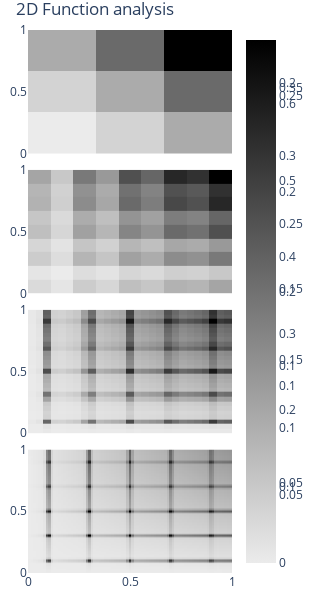

Notebook code cell kept with this figure:
### Code cell
def show_search(data_list, function, title, divisions, n_buckets = 100, type="divisions", subplot_titles=None, max_x_location = None, y_ref_value = None):
   #print("received subplot_titles", subplot_titles)
   
   #print("edited subplot_titles", subplot_titles)
   if divisions in [2,3]: colors = ["#696969","#4f4f4f","#2f2f2f"]
   if divisions==4: colors = ["#cf0000","#a2000d","#740017","#53001b"]
   n_plots = len(data_list)
   even_spaces = 1/(n_plots+1)
   row_heights = [even_spaces for _ in range(n_plots)] + [even_spaces]
   fig = make_subplots(rows=n_plots+1, cols=1,shared_xaxes=True,vertical_spacing=0.03,row_heights=row_heights
                        ,subplot_titles = subplot_titles, specs=[[{"secondary_y": True}] for _ in range(n_plots+1)])
   if function is not None:
      x = np.linspace(0.001,1,5000)
      y = [function([i]) for i in x]
      fig.add_trace(go.Scatter(x=x, y=y, showlegend=False,marker={"color":"black"}),row=n_plots+1,col=1)

   show_legend = [False] + [False for _ in range(n_plots)]
   for i,data in enumerate(data_list):
      for div in range(divisions):
         if div%divisions == 0: s1 = "{:2.0f}".format(100*(div/divisions))
         else: s1 = "{:2.1f}".format(100*(div/divisions))
         if (div+1)%divisions == 0: s2 = "{:2.0f}".format(100*((div+1)/divisions))
         else: s2 = "{:2.1f}".format(100*((div+1)/divisions))

         div_name = s1 + "% to " + s2 + "%"
         temp_data = data.loc[data["id_block"]==div]
         fig.add_trace(go.Histogram(x=temp_data.x, nbinsx=n_buckets, xbins={"start":0,"end":1,"size":1/n_buckets}
                  #, legendgroup=div, name=div_name
                  , showlegend=show_legend[i]
                  , marker={"color":colors[div]}),row=i+1,col=1)
         #fig.add_trace(go.Scatter(x=x, y=y, showlegend=False,marker={"color":"black"}),row=i+1,col=1,secondary_y=True)

   #fig.update_layout(barmode='stack')

   fig.update_layout(margin=dict(l=10, r=10, t=30, b=20),width=800,height=800,plot_bgcolor='rgba(0,0,0,0)',title={"text":title}
               ,barmode='stack'
               ,legend=dict(
                    #title = "Formula",
                    #orientation="h",
                    #yanchor="top",
                    y=-0.65,
                    xanchor="center",
                    x=0.5,  
                    font = dict(family = "Arial", size = 14, color = "black"),
                    #bordercolor="LightSteelBlue",
                    borderwidth=2,
                    itemsizing='trace',
                    itemwidth = 30
                    )  )
   #fig.update_yaxes(showgrid=True, gridwidth=1, gridcolor='black')
   fig.update_xaxes(showline=True, linewidth=2, linecolor='black', mirror=True)
   fig.update_yaxes(showline=True, linewidth=2, linecolor='black', mirror=True, showgrid=True, nticks=5, gridcolor="red", gridwidth=0.1)#, dtick=1000, showgrid=True, gridcolor="red", gridwidth=0.1)#, nticks=10, showgrid=True, griddash="dash", gridwidth=0.5, gridcolor="LightPink")
   #fig.update_layout(yaxis4=dict(dtick=500, showgrid=True, gridcolor="red", gridwidth=0.1))

   list_of_shapes = []
   if max_x_location is not None:
      for subplot_n in range(1,n_plots+2):
         yref = "y" + str(subplot_n*2)
         list_of_shapes.append({'type': 'line','y0':0,'y1': 1,'x0':max_x_location, 
                                    'x1':max_x_location,'xref':"x",'yref':yref,
                                    'line': {'color': 'red','width': 1}})
   if y_ref_value is not None:
         for subplot_n in range(1,n_plots+1):
            yref = "y" + str(subplot_n*2-1)
            list_of_shapes.append({'type': 'line','y0':y_ref_value,'y1': y_ref_value,'x0':0, 
                                       'x1':1,'xref':"x",'yref':yref,
                                       'line': {'color': 'red','width': 1, "dash":"dash"}})
   if list_of_shapes != []:
      fig['layout'].update(shapes=list_of_shapes)
      """
      
      for subplot_n in range(1, n_plots+2):
         yref = "y" + str(subplot_n)
         fig.add_shape(go.layout.Shape(type="line", yref=yref, xref="x", x0=max_x_location, x1 = max_x_location, y0=0, y1=1, line=dict(color="red", width=1),),row=subplot_n, col=1)
      """
   #fig.show()
   return fig

def get_subset(data, agent_name, f_index, c_param=None):
   temp_data = data.loc[data["f_index"]==f_index]
   if c_param is not None:
      temp_data = temp_data.loc[temp_data["c_param"]==c_param]
   #print(temp_data["player"].unique())
   temp_data = temp_data.loc[temp_data["player"] == agent_name]
   return temp_data

dummy_state = FunctionOptimisationState(players=[None], function=0, ranges=[[0,1]], splits=2)
functions = dummy_state.function_list
join = "/"
logs_path = "logs/FO"
output_name = "collective_tree_logs.csv"
data = pd.read_csv(logs_path + join + "collective_tree_logs.csv")
n_buckets = 500
f_max_locations = [0.5,0.867,None,0.1,0.1]

for f_index in [0,1,2,3,4]:
   agents_names = data["player"].unique()
   print(agents_names)
   c_params = data["c_param"].unique()
   c_params.sort()
   generic_name = "MCTS_c"
   agents_names = [x for x in agents_names]
   names = []
   data_list = []

   #order names
   for c in c_params:
      string_c = str(c)
      if string_c.split(".")[-1] == "0":
         string_c = string_c[:-2]
      names.append(generic_name + string_c)
   for name in agents_names:
      if "SE_MCTS" in name:
         names.append(name)
   for name in names:
      temp_data = get_subset(data, name, f_index)
      data_list.append(temp_data)
   
   treated_names = []
   for it,st in enumerate(names):
      new_string = st.replace("_c"," C = ")
      new_string = new_string.replace("1.414","sqrt(2)fred")
      new_string = new_string.split("fred")[0]
      if "SE_MCTS" in new_string:
         if "2600" in new_string:
            new_string = "SE_MCTS partial simulations"
         else:
            new_string = "SE_MCTS complete simulations"
      treated_names.append(new_string)
   
   
   plot = show_search(data_list, functions[f_index], "", 3, n_buckets = n_buckets, type="divisions", subplot_titles = treated_names+["Function "+str(f_index+1)], max_x_location=f_max_locations[f_index], y_ref_value=None)
   #plot.write_image(os.path.join(logs_path, "f" + str(f_index) + '_v2.png'), width=800, height=800)
   #depth_plot = show_search_depth(data_list)
   #depth_plot.write_image(os.path.join(logs_path, "depth" + str(f_index) + '.png'), width=600, height=350)
   #plot = show_search2(data_list, functions[f_index], "", 3, n_buckets = 200, type="divisions", subplot_titles = agents_names+["Function "+str(f_index)])
   plot.show()
   #depth_plot.write_image(os.path.join(logs_path, "depth_f" + str(f_index) + '.png'), width=800, height=400)
   #plot.write_image(os.path.join(logs_path, "depth_histo_max_2k_f" + str(f_index) + '.png'), width=800, height=800)

### Figure 1 — Plotly figure (JSON) as saved in the notebook; plotly's stock layout.template omitted (floating-point values rounded to 4 significant figures; data arrays with more than 128 entries replaced by an {"elided": "..."} marker saying what was removed)
{"data": [{"colorbar": {"nticks": 3}, "colorscale": [[0, "rgb(235,235,235)"], [1, "rgb(0,0,0)"]], "histfunc": "avg", "showlegend": false, "type": "histogram2d", "x": [0.1667, 0.1667, 0.1667, 0.5, 0.5, 0.5, 0.8333, 0.8333, 0.8333], "xaxis": "x", "xbins": {"size": 0.3333}, "y": [0.1667, 0.5, 0.8333, 0.1667, 0.5, 0.8333, 0.1667, 0.5, 0.8333], "yaxis": "y", "ybins": {"size": 0.3333}, "z": [0.03066, 0.04985, 0.08118, 0.04985, 0.08104, 0.132, 0.08118, 0.132, 0.2149]}, {"colorbar": {"nticks": 0}, "colorscale": [[0, "rgb(235,235,235)"], [1, "rgb(0,0,0)"]], "histfunc": "avg", "showlegend": false, "type": "histogram2d", "x": [0.05556, 0.05556, 0.05556, 0.05556, 0.05556, 0.05556, 0.05556, 0.05556, 0.05556, 0.1667, 0.1667, 0.1667, 0.1667, 0.1667, 0.1667, 0.1667, 0.1667, 0.1667, 0.2778, 0.2778, 0.2778, 0.2778, 0.2778, 0.2778, 0.2778, 0.2778, 0.2778, 0.3889, 0.3889, 0.3889, 0.3889, 0.3889, 0.3889, 0.3889, 0.3889, 0.3889, 0.5, 0.5, 0.5, 0.5, 0.5, 0.5, 0.5, 0.5, 0.5, 0.6111, 0.6111, 0.6111, 0.6111, 0.6111, 0.6111, 0.6111, 0.6111, 0.6111, 0.7222, 0.7222, 0.7222, 0.7222, 0.7222, 0.7222, 0.7222, 0.7222, 0.7222, 0.8333, 0.8333, 0.8333, 0.8333, 0.8333, 0.8333, 0.8333, 0.8333, 0.8333, 0.9444, 0.9444, 0.9444, 0.9444, 0.9444, 0.9444, 0.9444, 0.9444, 0.9444], "xaxis": "x2", "xbins": {"size": 0.1111}, "y": [0.05556, 0.1667, 0.2778, 0.3889, 0.5, 0.6111, 0.7222, 0.8333, 0.9444, 0.05556, 0.1667, 0.2778, 0.3889, 0.5, 0.6111, 0.7222, 0.8333, 0.9444, 0.05556, 0.1667, 0.2778, 0.3889, 0.5, 0.6111, 0.7222, 0.8333, 0.9444, 0.05556, 0.1667, 0.2778, 0.3889, 0.5, 0.6111, 0.7222, 0.8333, 0.9444, 0.05556, 0.1667, 0.2778, 0.3889, 0.5, 0.6111, 0.7222, 0.8333, 0.9444, 0.05556, 0.1667, 0.2778, 0.3889, 0.5, 0.6111, 0.7222, 0.8333, 0.9444, 0.05556, 0.1667, 0.2778, 0.3889, 0.5, 0.6111, 0.7222, 0.8333, 0.9444, 0.05556, 0.1667, 0.2778, 0.3889, 0.5, 0.6111, 0.7222, 0.8333, 0.9444, 0.05556, 0.1667, 0.2778, 0.3889, 0.5, 0.6111, 0.7222, 0.8333, 0.9444], "yaxis": "y2", "ybins": {"size": 0.1111}, "z": [0.02825, 0.01545, 0.0446, 0.03268, 0.05951, 0.05136, 0.07441, 0.07063, 0.08873, 0.01545, 0.008446, 0.02439, 0.01787, 0.03254, 0.02808, 0.04069, 0.03862, 0.04852, 0.0446, 0.02439, 0.07041, 0.05159, 0.09394, 0.08108, 0.1175, 0.1115, 0.1401, 0.03268, 0.01787, 0.05159, 0.03781, 0.06884, 0.05941, 0.08609, 0.08171, 0.1026, 0.05951, 0.03254, 0.09394, 0.06884, 0.1253, 0.1082, 0.1568, 0.1488, 0.1869, 0.05136, 0.02808, 0.08108, 0.05941, 0.1082, 0.09336, 0.1353, 0.1284, 0.1613, 0.07441, 0.04069, 0.1175, 0.08609, 0.1568, 0.1353, 0.196, 0.186, 0.2337, 0.07063, 0.03862, 0.1115, 0.08171, 0.1488, 0.1284, 0.186, 0.1766, 0.2218, 0.08873, 0.04852, 0.1401, 0.1026, 0.1869, 0.1613, 0.2337, 0.2218, 0.2787]}, {"colorbar": {"nticks": 0}, "colorscale": [[0, "rgb(235,235,235)"], [1, "rgb(0,0,0)"]], "histfunc": "avg", "showlegend": false, "type": "histogram2d", "x": {"elided": "729 float values"}, "xaxis": "x3", "xbins": {"size": 0.03704}, "y": {"elided": "729 float values"}, "yaxis": "y3", "ybins": {"size": 0.03704}, "z": {"elided": "729 float values"}}, {"colorbar": {"nticks": 0}, "colorscale": [[0, "rgb(235,235,235)"], [1, "rgb(0,0,0)"]], "histfunc": "avg", "showlegend": false, "type": "histogram2d", "x": {"elided": "6561 float values"}, "xaxis": "x4", "xbins": {"size": 0.01235}, "y": {"elided": "6561 float values"}, "yaxis": "y4", "ybins": {"size": 0.01235}, "z": {"elided": "6561 float values"}}], "layout": {"autosize": false, "height": 600, "margin": {"b": 20, "l": 10, "r": 10, "t": 30}, "plot_bgcolor": "rgba(0,0,0,0)", "title": {"text": "2D Function analysis"}, "width": 250, "xaxis": {"anchor": "y", "domain": [0, 1], "matches": "x4", "range": [0, 1], "showticklabels": false}, "xaxis2": {"anchor": "y2", "domain": [0, 1], "matches": "x4", "range": [0, 1], "showticklabels": false}, "xaxis3": {"anchor": "y3", "domain": [0, 1], "matches": "x4", "range": [0, 1], "showticklabels": false}, "xaxis4": {"anchor": "y4", "domain": [0, 1], "range": [0, 1]}, "yaxis": {"anchor": "x", "domain": [0.7725, 1], "range": [0, 1]}, "yaxis2": {"anchor": "x2", "domain": [0.515, 0.7425], "range": [0, 1]}, "yaxis3": {"anchor": "x3", "domain": [0.2575, 0.485], "range": [0, 1]}, "yaxis4": {"anchor": "x4", "domain": [0, 0.2275], "range": [0, 1]}}}
